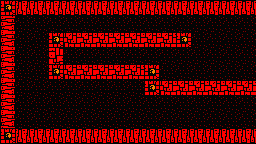

A 2D game scene composited from a Tiled map and its tileset images. What follows is a short description and the map's XML, with every tile layer's data as written:
An orthogonal 16x9 tile map with 16x16 px tiles, 1 tile layer (Tile Layer 1).

<map version="1.10" tiledversion="1.11.2" orientation="orthogonal" renderorder="right-down" width="16" height="9" tilewidth="16" tileheight="16" infinite="0" nextlayerid="2" nextobjectid="1">
 <tileset firstgid="1" source="tileset.tsx" />
 <layer id="1" name="Tile Layer 1" width="16" height="9">
  <data encoding="csv">
1,8,8,8,8,8,8,8,8,8,8,8,8,8,8,8,
7,15,15,15,15,15,15,15,15,15,15,15,15,15,15,15,
7,15,15,1,2,2,2,2,2,2,2,1,15,15,15,15,
7,15,15,3,15,15,15,15,15,15,15,15,15,15,15,15,
7,15,15,1,2,2,2,2,2,1,15,15,15,15,15,15,
7,15,15,15,15,15,15,15,15,1,2,2,2,2,2,2,
7,15,15,15,15,15,15,15,15,15,15,15,15,15,15,15,
7,15,15,15,15,15,15,15,15,15,15,15,15,15,15,15,
1,8,8,8,8,8,8,8,8,8,8,8,8,8,8,8
</data>
 </layer>
</map>